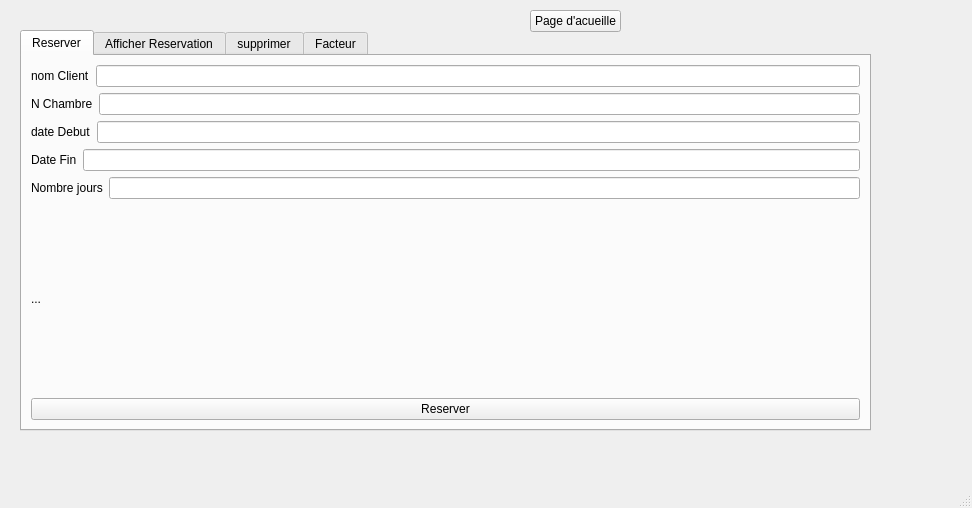
<?xml version="1.0" encoding="UTF-8"?>
<ui version="4.0">
 <class>Reservation</class>
 <widget class="QMainWindow" name="Reservation">
  <property name="geometry">
   <rect>
    <x>0</x>
    <y>0</y>
    <width>972</width>
    <height>508</height>
   </rect>
  </property>
  <property name="windowTitle">
   <string>MainWindow</string>
  </property>
  <widget class="QWidget" name="centralwidget">
   <widget class="QTabWidget" name="tabWidget">
    <property name="geometry">
     <rect>
      <x>20</x>
      <y>30</y>
      <width>851</width>
      <height>401</height>
     </rect>
    </property>
    <property name="currentIndex">
     <number>0</number>
    </property>
    <widget class="QWidget" name="tab">
     <attribute name="title">
      <string>Reserver</string>
     </attribute>
     <layout class="QVBoxLayout" name="verticalLayout_3">
      <item>
       <layout class="QVBoxLayout" name="verticalLayout">
        <item>
         <layout class="QHBoxLayout" name="horizontalLayout">
          <item>
           <widget class="QLabel" name="label">
            <property name="text">
             <string>nom Client</string>
            </property>
           </widget>
          </item>
          <item>
           <widget class="QLineEdit" name="client"/>
          </item>
         </layout>
        </item>
        <item>
         <layout class="QHBoxLayout" name="horizontalLayout_2">
          <item>
           <widget class="QLabel" name="label_2">
            <property name="text">
             <string>N Chambre</string>
            </property>
           </widget>
          </item>
          <item>
           <widget class="QLineEdit" name="num"/>
          </item>
         </layout>
        </item>
        <item>
         <layout class="QHBoxLayout" name="horizontalLayout_3">
          <item>
           <widget class="QLabel" name="label_3">
            <property name="text">
             <string>date Debut</string>
            </property>
           </widget>
          </item>
          <item>
           <widget class="QLineEdit" name="dateD"/>
          </item>
         </layout>
        </item>
        <item>
         <layout class="QHBoxLayout" name="horizontalLayout_4">
          <item>
           <widget class="QLabel" name="label_4">
            <property name="text">
             <string>Date Fin</string>
            </property>
           </widget>
          </item>
          <item>
           <widget class="QLineEdit" name="dateF"/>
          </item>
         </layout>
        </item>
       </layout>
      </item>
      <item>
       <layout class="QHBoxLayout" name="horizontalLayout_13">
        <item>
         <widget class="QLabel" name="label_14">
          <property name="text">
           <string>Nombre jours</string>
          </property>
         </widget>
        </item>
        <item>
         <widget class="QLineEdit" name="njour"/>
        </item>
       </layout>
      </item>
      <item>
       <widget class="QLabel" name="label_5">
        <property name="text">
         <string>...</string>
        </property>
       </widget>
      </item>
      <item>
       <widget class="QPushButton" name="pushButton">
        <property name="text">
         <string>Reserver</string>
        </property>
       </widget>
      </item>
     </layout>
    </widget>
    <widget class="QWidget" name="tab_3">
     <attribute name="title">
      <string>Afficher Reservation</string>
     </attribute>
     <widget class="QTableWidget" name="tableWidget">
      <property name="geometry">
       <rect>
        <x>5</x>
        <y>0</y>
        <width>721</width>
        <height>241</height>
       </rect>
      </property>
      <column>
       <property name="text">
        <string>id Reservation</string>
       </property>
      </column>
      <column>
       <property name="text">
        <string>id Client</string>
       </property>
      </column>
      <column>
       <property name="text">
        <string>id Chambre</string>
       </property>
      </column>
      <column>
       <property name="text">
        <string>date Debut</string>
       </property>
      </column>
      <column>
       <property name="text">
        <string>Date Fin</string>
       </property>
      </column>
      <column>
       <property name="text">
        <string>nombre jours</string>
       </property>
      </column>
      <column>
       <property name="text">
        <string>montant totale</string>
       </property>
      </column>
     </widget>
     <widget class="QPushButton" name="pushButton_2">
      <property name="geometry">
       <rect>
        <x>30</x>
        <y>260</y>
        <width>80</width>
        <height>22</height>
       </rect>
      </property>
      <property name="text">
       <string>Mise à jour</string>
      </property>
     </widget>
    </widget>
    <widget class="QWidget" name="tab_2">
     <attribute name="title">
      <string>supprimer</string>
     </attribute>
     <widget class="QLabel" name="message">
      <property name="geometry">
       <rect>
        <x>20</x>
        <y>50</y>
        <width>241</width>
        <height>16</height>
       </rect>
      </property>
      <property name="text">
       <string/>
      </property>
     </widget>
     <widget class="QWidget" name="layoutWidget_2">
      <property name="geometry">
       <rect>
        <x>0</x>
        <y>0</y>
        <width>411</width>
        <height>24</height>
       </rect>
      </property>
      <layout class="QHBoxLayout" name="horizontalLayout_5">
       <item>
        <widget class="QLabel" name="label_6">
         <property name="text">
          <string>id Reservation</string>
         </property>
        </widget>
       </item>
       <item>
        <widget class="QLineEdit" name="messagesupp"/>
       </item>
       <item>
        <widget class="QPushButton" name="supprimerButton">
         <property name="text">
          <string>Supprimer</string>
         </property>
        </widget>
       </item>
      </layout>
     </widget>
    </widget>
    <widget class="QWidget" name="tab_4">
     <attribute name="title">
      <string>Facteur</string>
     </attribute>
     <widget class="QWidget" name="layoutWidget_3">
      <property name="geometry">
       <rect>
        <x>10</x>
        <y>0</y>
        <width>411</width>
        <height>24</height>
       </rect>
      </property>
      <layout class="QHBoxLayout" name="horizontalLayout_6">
       <item>
        <widget class="QLabel" name="label_7">
         <property name="text">
          <string>CNIE</string>
         </property>
        </widget>
       </item>
       <item>
        <widget class="QLineEdit" name="messagesupp_2"/>
       </item>
       <item>
        <widget class="QPushButton" name="supprimerButton_2">
         <property name="text">
          <string>Afficher Facteur</string>
         </property>
        </widget>
       </item>
      </layout>
     </widget>
     <widget class="QLabel" name="erreur">
      <property name="geometry">
       <rect>
        <x>20</x>
        <y>300</y>
        <width>511</width>
        <height>16</height>
       </rect>
      </property>
      <property name="text">
       <string>...</string>
      </property>
     </widget>
     <widget class="QWidget" name="layoutWidget">
      <property name="geometry">
       <rect>
        <x>190</x>
        <y>240</y>
        <width>151</width>
        <height>21</height>
       </rect>
      </property>
      <layout class="QHBoxLayout" name="horizontalLayout_12">
       <item>
        <widget class="QLabel" name="label_13">
         <property name="text">
          <string>Mantont</string>
         </property>
        </widget>
       </item>
       <item>
        <widget class="QLabel" name="montantF">
         <property name="text">
          <string/>
         </property>
        </widget>
       </item>
      </layout>
     </widget>
     <widget class="QWidget" name="layoutWidget">
      <property name="geometry">
       <rect>
        <x>50</x>
        <y>60</y>
        <width>291</width>
        <height>151</height>
       </rect>
      </property>
      <layout class="QVBoxLayout" name="verticalLayout_2">
       <item>
        <layout class="QHBoxLayout" name="horizontalLayout_7">
         <item>
          <widget class="QLabel" name="label_8">
           <property name="text">
            <string>nom</string>
           </property>
          </widget>
         </item>
         <item>
          <widget class="QLabel" name="nomF">
           <property name="text">
            <string/>
           </property>
          </widget>
         </item>
        </layout>
       </item>
       <item>
        <layout class="QHBoxLayout" name="horizontalLayout_8">
         <item>
          <widget class="QLabel" name="label_9">
           <property name="text">
            <string>prenom</string>
           </property>
          </widget>
         </item>
         <item>
          <widget class="QLabel" name="prenomF">
           <property name="text">
            <string/>
           </property>
          </widget>
         </item>
        </layout>
       </item>
       <item>
        <layout class="QHBoxLayout" name="horizontalLayout_9">
         <item>
          <widget class="QLabel" name="label_11">
           <property name="text">
            <string>CNIE</string>
           </property>
          </widget>
         </item>
         <item>
          <widget class="QLabel" name="cnieF">
           <property name="text">
            <string/>
           </property>
          </widget>
         </item>
        </layout>
       </item>
       <item>
        <layout class="QHBoxLayout" name="horizontalLayout_10">
         <item>
          <widget class="QLabel" name="label_10">
           <property name="text">
            <string>N telephone</string>
           </property>
          </widget>
         </item>
         <item>
          <widget class="QLabel" name="telephoneF">
           <property name="text">
            <string/>
           </property>
          </widget>
         </item>
        </layout>
       </item>
       <item>
        <layout class="QHBoxLayout" name="horizontalLayout_11">
         <item>
          <widget class="QLabel" name="label_12">
           <property name="text">
            <string>Nombre des chambres</string>
           </property>
          </widget>
         </item>
         <item>
          <widget class="QLabel" name="chambreF">
           <property name="text">
            <string/>
           </property>
          </widget>
         </item>
        </layout>
       </item>
      </layout>
     </widget>
    </widget>
   </widget>
   <widget class="QPushButton" name="pushButton_3">
    <property name="geometry">
     <rect>
      <x>530</x>
      <y>10</y>
      <width>91</width>
      <height>22</height>
     </rect>
    </property>
    <property name="text">
     <string>Page d'acueille</string>
    </property>
   </widget>
  </widget>
  <widget class="QMenuBar" name="menubar">
   <property name="geometry">
    <rect>
     <x>0</x>
     <y>0</y>
     <width>972</width>
     <height>21</height>
    </rect>
   </property>
  </widget>
  <widget class="QStatusBar" name="statusbar"/>
 </widget>
 <resources/>
 <connections/>
</ui>
